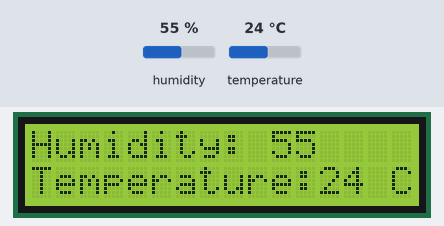
A sketch run on a simulated Arduino Uno, built with avr-gcc and run on an emulated ATmega328P. On the bench: 16×2 character LCD. Inputs (shaded band) come from the test bench; at power-on: humidity 55 %, temperature 24 °C.

Above: at 1.2 s.
1.3 s: humidity set to 22 %
At 3.3 s:
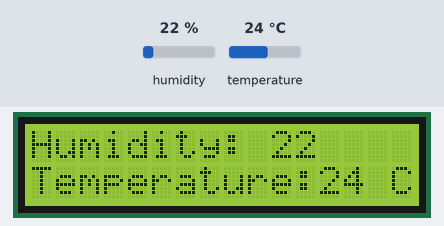
4.0 s: temperature set to 12 °C
At 4.5 s:
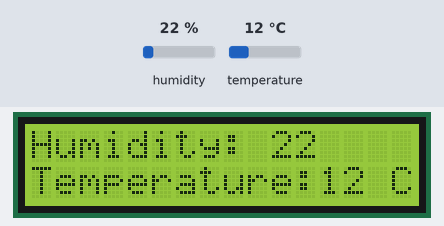
6.7 s: humidity set to 40 %
At 9.2 s:
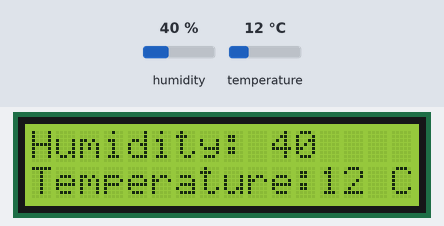
9.6 s: temperature set to 19 °C
At 11.7 s:
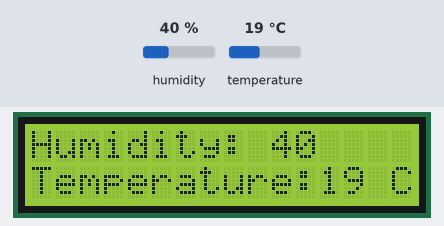
Timing chart, 0 to 13.2 s (numbered marks = the images above; inputs shaded):
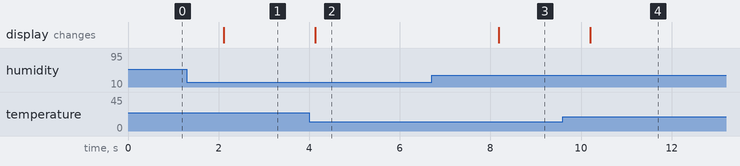

Measured:
- after the input at 1.3 s, the display: changes after 0.81 s (image 1)
- after the input at 4.0 s, the display: changes after 0.14 s (image 2)
- after the input at 6.7 s, the display: changes after 1.5 s (image 3)
- after the input at 9.6 s, the display: changes after 0.61 s (image 4)

The sketch:

DisplayTempWithLCD.ino
```cpp
#include<LiquidCrystal.h>
#include<DHT.h>
#define Type DHT11
int sensePin=13;
DHT HT(sensePin,Type);
const int rs = 12, E = 11, d4 = 5, d5 = 4, d6 = 3, d7 = 2;
LiquidCrystal lcd (rs,E,d4,d5,d6,d7);
int wait=1000;
int humidity;
int tempC;

void setup() {
Serial.begin(9600);
HT.begin();
lcd.begin(16,2);
}

void loop() {
humidity=HT.readHumidity();
tempC= HT.readTemperature();
lcd.setCursor(0,0);
lcd.print("Humidity: ");
lcd.print(humidity);

lcd.setCursor(0,1);
lcd.print("Temperature:");
lcd.print(tempC);
lcd.print(" C ");

}
```
